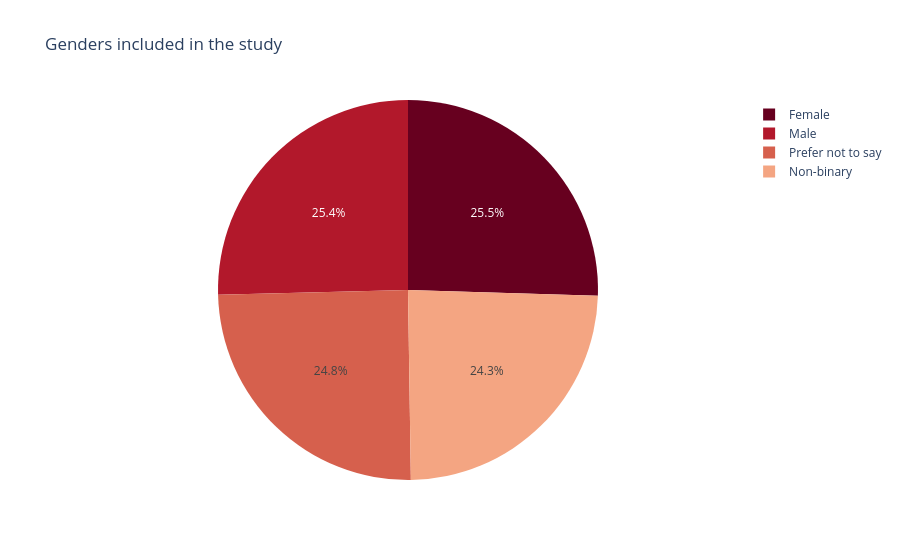

Notebook code cell kept with this figure:
### Markdown cell above
<a id="A"></a>
<!-- Rectangular gradient style with vibrant and prominent title -->
<div style="text-align:center; 
            padding:40px; 
            margin:20px 0; 
            font-size:220%;  
            font-family:Georgia, sans-serif; 
            color:#F7ECE1; 
            background: linear-gradient(135deg, #C4D7FF, #FFD7C4, #FFF4B5); 
            border-left: 8px solid #C4D7FF; 
            border-radius: 30px; 
            box-shadow: 0 4px 10px rgba(0, 0, 0, 0.15); 
            width: 70%; 
            margin-left: auto; 
            margin-right: auto;">
  <b style="color: #FFFFFF; 
            font-size: 120%; 
            font-weight: bold;
            text-shadow: 1px 1px 2px rgba(0,0,0,0.2), 2px 2px 4px rgba(255,255,255,0.4);">
      Let's Explore Demographics
  </b>
</div>

### Code cell
#Genders included in the study
import plotly.express as px
gender_counts=df['Gender'].value_counts()
fig = px.pie(df, values=gender_counts.values, names=gender_counts.index, color_discrete_sequence=px.colors.sequential.RdBu, title="Genders included in the study")
fig.show()

### Figure 1 — Plotly figure (JSON) as saved in the notebook; plotly's stock layout.template omitted (floating-point values rounded to 4 significant figures)
{"data": [{"domain": {"x": [0, 1], "y": [0, 1]}, "hovertemplate": "label=%{label}<br>value=%{value}<extra></extra>", "labels": ["Female", "Male", "Prefer not to say", "Non-binary"], "legendgroup": "", "name": "", "showlegend": true, "type": "pie", "values": [1274, 1270, 1242, 1214]}], "layout": {"legend": {"tracegroupgap": 0}, "piecolorway": ["rgb(103,0,31)", "rgb(178,24,43)", "rgb(214,96,77)", "rgb(244,165,130)", "rgb(253,219,199)", "rgb(247,247,247)", "rgb(209,229,240)", "rgb(146,197,222)", "rgb(67,147,195)", "rgb(33,102,172)", "rgb(5,48,97)"], "title": {"text": "Genders included in the study"}}}
